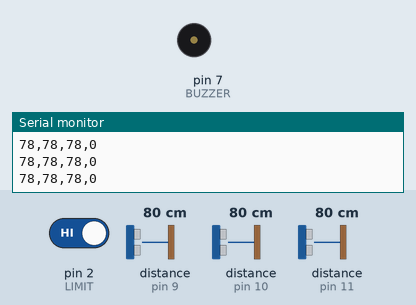
Recording of a sketch running on a simulated Arduino Uno, built with avr-gcc and run on an emulated ATmega328P. On the bench: buzzer (waves = sounding), the last lines printed to the serial monitor. Wiring (inferred from the names in the program): 3 × ultrasonic range finder: trigger pin 5, echo pin 10 / trigger pin 6, echo pin 9 / trigger pin 13, echo pin 11. The test bench sets the inputs (shaded band); at power-on: distance to the obstacle (sensors on pin 9, pin 10, pin 11) 80 cm, pin 2 (LIMIT) HIGH. The echo pulse lasts 58.3 µs per cm.

Above: at 1.2 s.
1.3 s: distance to the obstacle (sensor on pin 9) set to 50 cm
2.8 s: distance to the obstacle (sensor on pin 9) set to 43 cm
At 2.91 s:
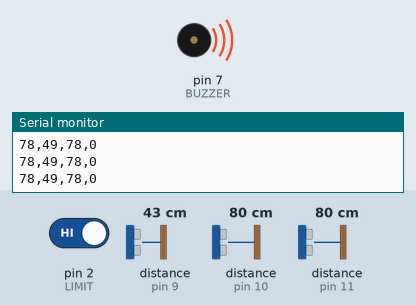
5.8 s: distance to the obstacle (sensor on pin 10) set to 9 cm
At 6.4 s:
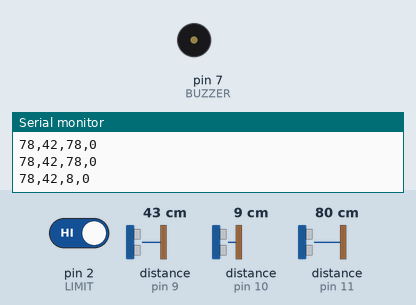
8.8 s: distance to the obstacle (sensor on pin 11) set to 7 cm
11.8 s: distance to the obstacle (sensor on pin 11) set to 4 cm
At 12.1 s:
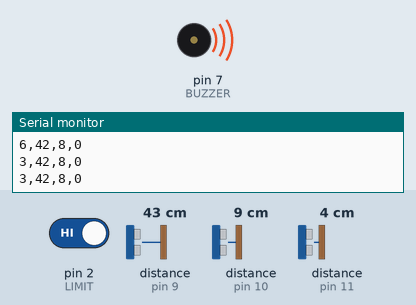
13.3 s: pin 2 (LIMIT) driven LOW
At 15.07 s:
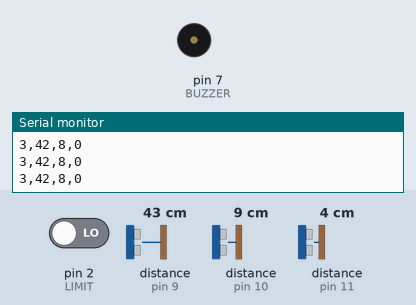
Timing chart, 0 to 17.3 s (numbered marks = the images above; inputs shaded):
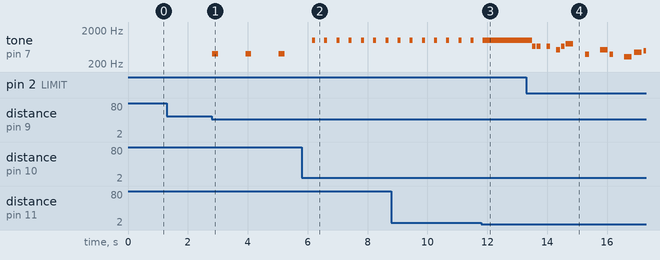

Measured:
- the behaviour switches between 46 and 45 cm on distance to the obstacle (sensor on pin 9) (found by bisection; images 0 and 1)
- the behaviour switches between 6 and 5 cm on distance to the obstacle (sensor on pin 11) (found by bisection; images 2 and 3)
- after the input at 2.8 s, tone on pin 7 (BUZZER): alternates 400 Hz for 0.20 s and silent for 0.91 s, starting at once
- after the input at 5.8 s, tone on pin 7 (BUZZER): alternates 1000 Hz for 0.10 s and silent for 0.31 s, starting after 0.35 s
- after the input at 11.8 s, tone on pin 7 (BUZZER): goes on until 11.9 s, then stays 1000 Hz
- after the input at 13.3 s, tone on pin 7 (BUZZER): plays 659 Hz for 0.13 s, 659 Hz for 0.13 s, 659 Hz for 0.13 s, 523 Hz for 0.13 s, 659 Hz for 0.13 s, 784 Hz for 0.25 s … (12 notes in this stretch), starting after 0.19 s

The sketch:

arduino.ino
```cpp
#include "pitches.h"
#define TRIG_LEFT 13
#define ECHO_LEFT 11

#define TRIG_CENTER 6
#define ECHO_CENTER 9

#define TRIG_RIGHT 5
#define ECHO_RIGHT 10

#define LIMIT 2
#define BUZZER 7


int mario_melody[] = {
    NOTE_E5, NOTE_E5, REST, NOTE_E5, REST, NOTE_C5, NOTE_E5,
    NOTE_G5, REST, NOTE_G4, REST,
    NOTE_C5, NOTE_G4, REST, NOTE_E4,
    NOTE_A4, NOTE_B4, NOTE_AS4, NOTE_A4,
    NOTE_G4, NOTE_E5, NOTE_G5, NOTE_A5, NOTE_F5, NOTE_G5
};

int mario_durations[] = {
    8, 8, 8, 8, 8, 8, 8,
    4, 4, 8, 4,
    4, 8, 4, 4,
    4, 4, 8, 4,
    8, 8, 8, 4, 8, 8
};

int gameover_melody[] = {
    NOTE_C5, NOTE_G4, NOTE_E4,
    NOTE_A4, NOTE_B4, NOTE_A4, NOTE_GS4, NOTE_AS4, NOTE_GS4,
    NOTE_G4, NOTE_D4, NOTE_E4
};

int gameover_durations[] = {
    4, 4, 4,
    8, 8, 8, 8, 8, 8,
    8, 8, 2
};


int pacman_melody[] = {
    NOTE_B4, NOTE_B5, NOTE_FS5, NOTE_DS5,
    NOTE_B5, NOTE_FS5, NOTE_DS5, NOTE_C5,
    NOTE_C6, NOTE_G6, NOTE_E6, NOTE_C6, NOTE_G6, NOTE_E6,

    NOTE_B4, NOTE_B5, NOTE_FS5, NOTE_DS5, NOTE_B5,
    NOTE_FS5, NOTE_DS5, NOTE_DS5, NOTE_E5, NOTE_F5,
    NOTE_F5, NOTE_FS5, NOTE_G5, NOTE_G5, NOTE_GS5, NOTE_A5, NOTE_B5
};

int pacman_durations[] = {
    16, 16, 16, 16,
    32, 16, 8, 16,
    16, 16, 16, 32, 16, 8,

    16, 16, 16, 16, 32,
    16, 8, 32, 32, 32,
    32, 32, 32, 32, 32, 16, 8
};


int squidgame_melody[] = {
    NOTE_F4, NOTE_F4, NOTE_F4, NOTE_D4, NOTE_DS4, NOTE_F4, REST,
    NOTE_F4, NOTE_F4, NOTE_F4, NOTE_D4, NOTE_DS4, NOTE_F4, REST,
    NOTE_G4, NOTE_G4, NOTE_G4, NOTE_A4, NOTE_AS4, NOTE_AS4, NOTE_A4, NOTE_G4,
    NOTE_F4, NOTE_F4, NOTE_F4, NOTE_G4, NOTE_F4, REST,

    NOTE_F4, NOTE_F4, NOTE_F4, NOTE_D4, NOTE_DS4, NOTE_F4, REST,
    NOTE_F4, NOTE_F4, NOTE_F4, NOTE_D4, NOTE_DS4, NOTE_F4, REST,
    NOTE_G4, NOTE_G4, NOTE_G4, NOTE_C5, NOTE_AS4, NOTE_A4, NOTE_G4, NOTE_A4, NOTE_AS4, NOTE_AS4, NOTE_AS4,

    REST
};

int squidgame_durations[] = {
    6, 6, 6, 4, 6, 2, 3,
    6, 6, 6, 4, 6, 2, 3,
    4, 6, 4, 6, 4, 6, 4, 6,
    4, 6, 4, 6, 2, 3,

    6, 6, 6, 4, 6, 2, 3,
    6, 6, 6, 4, 6, 2, 3,
    4, 6, 4, 6, 4, 6, 4, 6, 2, 2, 2,

    1
};

int tokyo_drift_melody[] = {
    NOTE_AS4, REST, NOTE_AS4, REST, NOTE_AS4, REST, NOTE_AS4, REST,
    NOTE_AS4, NOTE_B4, NOTE_DS5,
    NOTE_AS4, REST, NOTE_AS4, REST,
    NOTE_AS4, NOTE_B4, NOTE_DS5,
    NOTE_AS4, REST, NOTE_AS4, REST,
    NOTE_AS4, NOTE_B4, NOTE_DS5,
    NOTE_AS4, REST, NOTE_AS4, REST,
    NOTE_AS4, NOTE_B4, NOTE_DS5,
    NOTE_F5, REST, NOTE_F5, REST,
    NOTE_GS5, NOTE_FS5, NOTE_F5,
    NOTE_AS4, REST, NOTE_AS4, REST,
    NOTE_GS5, NOTE_FS5, NOTE_F5,
    NOTE_AS4, REST, NOTE_AS4, REST,
    NOTE_AS4, NOTE_B4, NOTE_DS5,
    NOTE_AS4, REST, NOTE_AS4, REST,
    NOTE_AS4, NOTE_B4, NOTE_DS5,
    NOTE_AS4, REST, NOTE_AS4, REST,
    REST
};

int tokyo_drift_durations[] = {
    4, 4, 4, 4, 4, 4, 4, 4,
    3, 3, 4,
    4, 4, 4, 4,
    3, 3, 4,
    4, 4, 4, 4,
    3, 3, 4,
    4, 4, 4, 4,
    3, 3, 4,
    4, 4, 4, 4,
    3, 3, 4,
    4, 4, 4, 4,
    3, 3, 4,
    4, 4, 4, 4,
    3, 3, 4,
    4, 4, 4, 4,
    3, 3, 4,
    4, 4, 4, 4,
    1
};

int* melody = mario_melody;
int* durations = mario_durations;
int melodyLength = sizeof(mario_durations) / sizeof(mario_durations[0]);

 bool streaming = true;

long readUltrasonic(int trigPin, int echoPin) {
    digitalWrite(trigPin, LOW);
    delayMicroseconds(2);
    digitalWrite(trigPin, HIGH);
    delayMicroseconds(10);
    digitalWrite(trigPin, LOW);
    long duration = pulseIn(echoPin, HIGH, 25000); // timeout ~25ms (max ~4m)
    long distance = duration * 0.034 / 2;
    if (distance <= 0 || distance > 400) distance = 400;
    return distance;
}

void beepDistance(long minDistance, bool latchPressed) {
  if (!streaming) {
    noTone(BUZZER);
    return;
  }
    if (minDistance < 5) {
        if (latchPressed) {
            for (int note = 0; note < melodyLength; note++) {
                int duration = 1000 / durations[note];
                tone(BUZZER, melody[note], duration);
                int pauseBetweenNotes = duration * 1.30;
                delay(pauseBetweenNotes);
                noTone(BUZZER);
            }
        } else {
            tone(BUZZER, 1000);
        }
    } else if (minDistance < 15) {
        tone(BUZZER, 1000);
        delay(100);
        noTone(BUZZER);
        delay(100);
    } else if (minDistance < 25) {
        tone(BUZZER, 800);
        delay(100);
        noTone(BUZZER);
        delay(300);
    } else if( minDistance < 35){
        tone(BUZZER, 600);
        delay(100);
        noTone(BUZZER);
        delay(500);
    } else if( minDistance < 45){
        tone(BUZZER, 400);
        delay(200);
        noTone(BUZZER);
        delay(700);
    }
    else {
        noTone(BUZZER);
    }
}

void handleSerial() {
    if (Serial.available() > 0) {
        String cmd = Serial.readStringUntil('\n');
        cmd.trim();
        cmd.toUpperCase();

        if (cmd == "START") {
            streaming = true;
        } else if (cmd == "STOP") {
            streaming = false;
        } else if (cmd == "MARIO") {
            melody = mario_melody;
            durations = mario_durations;
            melodyLength = sizeof(mario_durations) / sizeof(mario_durations[0]);
        } else if (cmd == "GAMEOVER") {
            melody = gameover_melody;
            durations = gameover_durations;
            melodyLength = sizeof(gameover_durations) / sizeof(gameover_durations[0]);
        } else if (cmd == "PACMAN") {
            melody = pacman_melody;
            durations = pacman_durations;
            melodyLength = sizeof(pacman_durations) / sizeof(pacman_durations[0]);
        } else if (cmd == "SQUIDGAME") {
            melody = squidgame_melody;
            durations = squidgame_durations;
            melodyLength = sizeof(squidgame_durations) / sizeof(squidgame_durations[0]);
        } else if (cmd == "TOKYO_DRIFT") {
            melody = tokyo_drift_melody;
            durations = tokyo_drift_durations;
            melodyLength = sizeof(tokyo_drift_durations) / sizeof(tokyo_drift_durations[0]);
        } else if (cmd == "MEASURE") {
            long distLeft = readUltrasonic(TRIG_LEFT, ECHO_LEFT);
            long distCenter = readUltrasonic(TRIG_CENTER, ECHO_CENTER);
            long distRight = readUltrasonic(TRIG_RIGHT, ECHO_RIGHT);
            bool colFront = digitalRead(LIMIT) == LOW;
            Serial.println(String(distLeft) + "," + String(distCenter) + "," + String(distRight) + "," + String(colFront));
        }
    }
}

void setup() {
    Serial.begin(9600);

    pinMode(TRIG_LEFT, OUTPUT);
    pinMode(ECHO_LEFT, INPUT);
    pinMode(TRIG_CENTER, OUTPUT);
    pinMode(ECHO_CENTER, INPUT);
    pinMode(TRIG_RIGHT, OUTPUT);
    pinMode(ECHO_RIGHT, INPUT);

    pinMode(LIMIT, INPUT_PULLUP);

    pinMode(BUZZER, OUTPUT);

    //Serial.println("distance_left,distance_center,distance_right,collision");
}

void loop() {
    handleSerial();
    long distLeft = readUltrasonic(TRIG_LEFT, ECHO_LEFT);
    long distCenter = readUltrasonic(TRIG_CENTER, ECHO_CENTER);
    long distRight = readUltrasonic(TRIG_RIGHT, ECHO_RIGHT);

    bool colFront = digitalRead(LIMIT) == LOW;

    long minDist = min(distLeft, min(distCenter, distRight));
    beepDistance(minDist, colFront);

    if (streaming) {
        Serial.println(String(distLeft) + "," + String(distCenter) + "," + String(distRight) + "," + String(colFront));
    }
    delay(200); // ~5 samples per second
}
```
